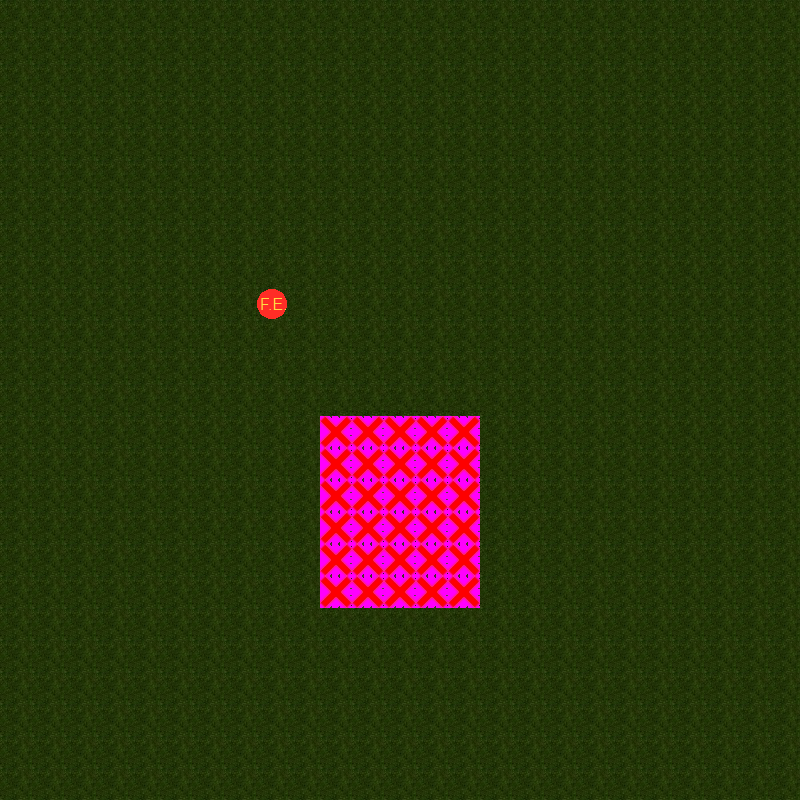

The image is a tile-based game level rendered from a .tmx file. Its description and source (layers, tilesets, objects; grid data summarised) follow:
An orthogonal 25x25 tile map with 32x32 px tiles, 3 tile layers (Layer 1, Clip, Enemy), 4 tilesets and 1 object (Portal).

<map version="1.0" orientation="orthogonal" width="25" height="25" tilewidth="32" tileheight="32">
 <tileset firstgid="1" name="Grass" tilewidth="32" tileheight="32">
  <image source="se_free_grass_texture.jpg" />
  <tile id="0">
   <properties>
    <property name="TileType" value="0" />
   </properties>
  </tile>
 </tileset>
 <tileset firstgid="2" name="clip" tilewidth="32" tileheight="32">
  <image source="solid.jpg" trans="ff00ff" />
 </tileset>
 <tileset firstgid="3" name="Wood" tilewidth="32" tileheight="32">
  <image source="se_free_wood_texture.jpg" />
  <tile id="0">
   <properties>
    <property name="TileType" value="1" />
   </properties>
  </tile>
 </tileset>
 <tileset firstgid="4" name="FireEnemy" tilewidth="32" tileheight="32">
  <image source="FireEnemyIcon.png" trans="ff00ff" />
  <tile id="0">
   <properties>
    <property name="Type" value="Fire" />
   </properties>
  </tile>
 </tileset>
 <layer name="Layer 1" width="25" height="25">
  <data>[625 cells, 625 non-empty, 2 distinct tile ids]</data>
 </layer>
 <objectgroup name="Objects" width="25" height="25">
  <object name="Portal" x="224" y="97" width="33" height="32">
   <properties>
    <property name="DestinationMap" value="Levels\TestMap\TestMap" />
    <property name="DestinationX" value="1" />
    <property name="DestinationY" value="1" />
   </properties>
  </object>
 </objectgroup>
 <layer name="Clip" width="25" height="25">
  <data>[625 cells, 30 non-empty, 1 distinct tile ids]</data>
 </layer>
 <layer name="Enemy" width="25" height="25">
  <data>[625 cells, 1 non-empty, 1 distinct tile ids]</data>
 </layer>
</map>
